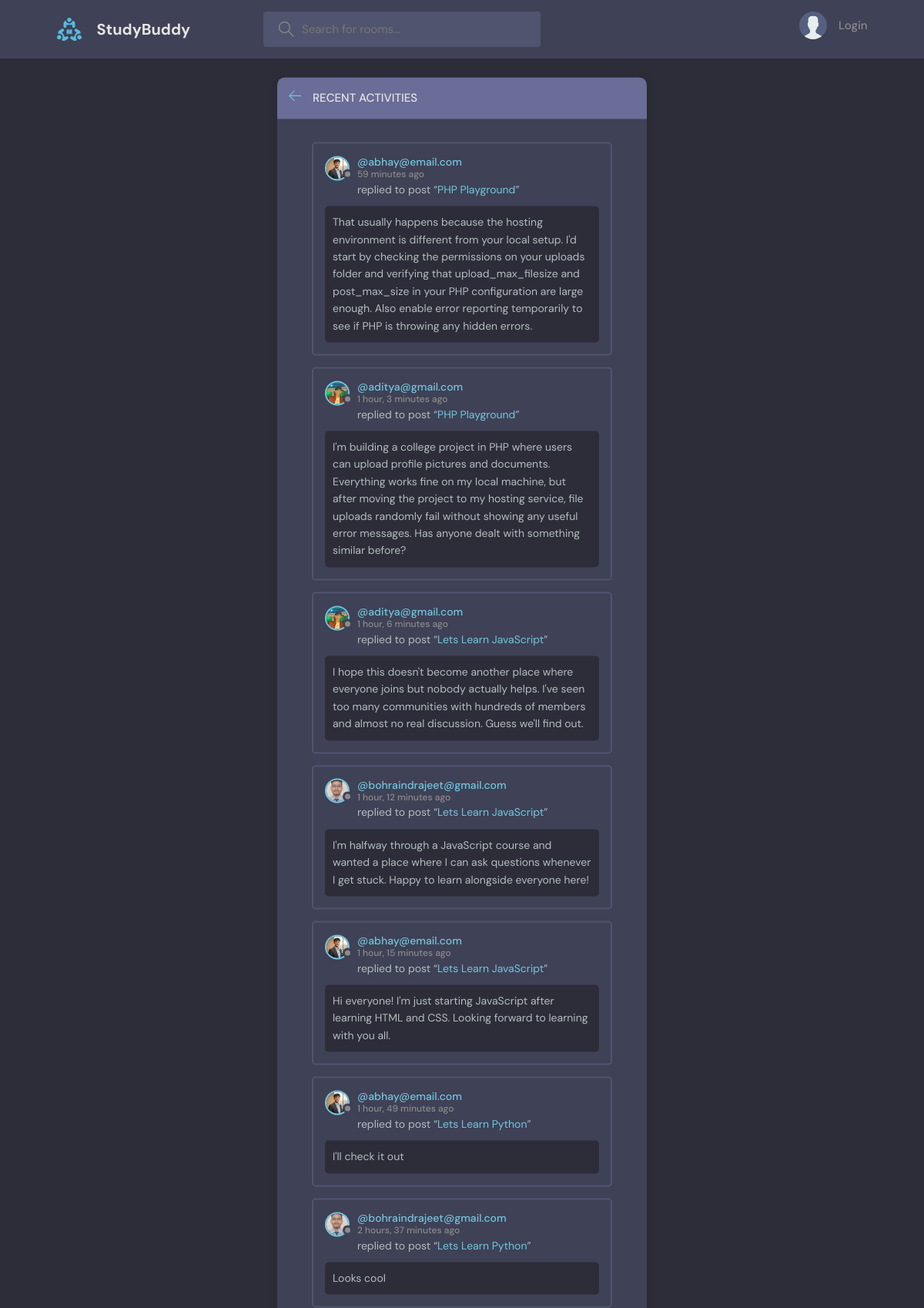
The page /activity/ on the database its author committed.
### base/models.py (models this page shows, shortened)
class Message(models.Model):
    user = models.ForeignKey(User, on_delete=models.CASCADE)
    room = models.ForeignKey(Room, on_delete=models.CASCADE)
    body = models.TextField()
    updated = models.DateTimeField(auto_now=True)
    created = models.DateTimeField(auto_now_add=True)
    class Meta:
        ordering = ['-updated', '-created']

class User(AbstractUser):
    name = models.CharField(max_length=200, null=True)
    email = models.EmailField(unique=True, null=True)
    bio = models.TextField(null=True)
    avatar = models.ImageField(null=True, default="avatar.svg")
    USERNAME_FIELD = 'email'
    REQUIRED_FIELDS = []

class Room(models.Model):
    host = models.ForeignKey(User, on_delete=models.SET_NULL, null=True)
    topic = models.ForeignKey(Topic, on_delete=models.SET_NULL, null=True)
    name = models.CharField(max_length=200)
    description = models.TextField(null=True, blank=True)
    participants = models.ManyToManyField(User, related_name='participants', blank=True)
    updated = models.DateTimeField(auto_now=True)
    created = models.DateTimeField(auto_now_add=True)
    class Meta:
        ordering = ['-updated', '-created']
    def __str__(self):
        return self.name

### base/views.py (the view)
# urls.py: path('activity/', views.activityPage, name="activity"),
def activityPage(request):
    room_messages = Message.objects.all()
    return render(request, 'base/activity.html', {'room_messages': room_messages})

### base/templates/base/activity.html (shortened to what this page needs)
{% extends 'main.html' %} {% block content %}
<main class="layout">
  <div class="container">
    <div class="layout__box">
      <div class="layout__boxHeader">
        <div class="layout__boxTitle">
          <a href="{% url 'home' %}">
            <svg
              version="1.1"
              xmlns="http://www.w3.org/2000/svg"
              width="32"
              height="32"
              viewBox="0 0 32 32"
            >
              <title>arrow-left</title>
              <path
                d="M13.723 2.286l-13.723 13.714 13.719 13.714 1.616-1.611-10.96-10.96h27.625v-2.286h-27.625l10.965-10.965-1.616-1.607z"
              ></path>
            </svg>
          </a>
          <h3>Recent Activities</h3>
        </div>
      </div>
      <div class="activities-page layout__body">
        {% for message in room_messages %}
        <div class="activities__box">
          <div class="activities__boxHeader roomListRoom__header">
            <a
              href="{% url 'user-profile' message.user.id %}"
              class="roomListRoom__author"
            >
              <div class="avatar avatar--small">
                <img src="{{message.user.avatar.url}}" />
              </div>
              <p>
                @{{message.user}}
                <span>{{message.created|timesince}} ago</span>
              </p>
            </a>
          </div>
          <div class="activities__boxContent">
            <p>
              replied to post “<a href="{% url 'room' message.room.id %}"
                >{{message.room}}</a
              >”
            </p>
            <div class="activities__boxRoomContent">{{message.body}}</div>
          </div>
        </div>
        {% endfor %}
      </div>
    </div>
  </div>
</main>
{% endblock content %}

### static/styles/style.css (style rules this page uses)
:root { --color-main: #71c6dd; --color-main-light: #e1f6fb; --color-dark: #3f4156; --color-dark-medium: #51546e; --color-dark-light: #696d97; --color-light: #e5e5e5; --color-gray: #8b8b8b; --color-light-gray: #b2bdbd; --color-bg: #2d2d39; --color-success: #5dd693; --color-error: #fc4b0b; }
* { font-family: "DM Sans", -apple-system, BlinkMacSystemFont, "Segoe UI", Roboto, Oxygen, Ubuntu, Cantarell, "Open Sans", "Helvetica Neue", sans-serif; margin: 0; padding: 0; box-sizing: border-box; text-rendering: optimizeLegibility; font-size: inherit; }
html { font-size: 56.25%; }
@media only screen and (min-width: 1200px) { html { font-size: 62.5%; } }
body { line-height: 1.6; font-weight: 400; font-size: 1.5rem; color: var(--color-light-gray); background-color: var(--color-bg); min-height: 100vh; }
img { width: 100%; }
a { display: inline-block; color: var(--color-main); text-decoration: none; }
.container { max-width: 120rem; width: 90%; margin: auto; }
.avatar { position: relative; display: inline-block; border-radius: 50%; border: 2px solid var(--color-main); }
.avatar img { display: block; border-radius: 50%; object-fit: cover; object-position: center; }
.avatar::after { content: ""; display: block; position: absolute; background-color: var(--color-gray); z-index: 111; border-radius: 50%; border: 0.3rem solid var(--color-dark); }
.avatar.avatar--small img { width: 2.8rem; height: 2.8rem; }
.avatar.avatar--small:after { width: 0.7rem; height: 0.7rem; bottom: 0px; right: -6px; }
.layout { margin-top: 2.4rem; }
.layout > .container { display: flex; justify-content: space-between; align-items: flex-start; }
.layout__box { width: 90%; max-width: 48rem; min-height: 40rem; position: absolute; top: 50%; left: 50%; transform: translate(-50%, -46%); background-color: var(--color-dark); border-radius: 1rem; box-shadow: 1px 1px 6px 3px rgba(0, 0, 0, 0.1); overflow: hidden; }
.layout__boxHeader { display: flex; padding: 1.5rem; background-color: var(--color-dark-light); }
.layout__boxTitle { display: flex; gap: 1.5rem; align-items: center; }
.layout__boxTitle h3 { text-transform: uppercase; font-weight: 500; color: var(--color-light); }
.layout__boxTitle svg { width: 1.6rem; height: 1.6rem; fill: var(--color-main); }
.layout__body { margin: 3rem; }
.roomListRoom__header { display: flex; justify-content: space-between; align-items: center; }
.roomListRoom__author { font-weight: 500; display: flex; align-items: center; gap: 1rem; }
.activities__box { margin: 1.5rem; padding: 1.5rem; border: 2px solid var(--color-dark-medium); border-radius: 5px; }
.activities__boxHeader p { font-size: 1.4rem; line-height: 1.3; }
.activities__boxHeader p span { color: var(--color-gray); font-size: 1.2rem; display: block; }
.activities__boxContent { margin-left: 4.2rem; }
.activities__boxContent { font-size: 1.4rem; }
.activities__boxRoomContent { background: var(--color-bg); padding: 1rem; border-radius: 5px; margin-top: 1rem; margin-left: -4.2rem; }

### rows shown on the page
Message: user.avatar (picture), user "abhay@email.com", created "59 minutes", room "PHP Playground", body "That usually happens because the hosting environment is different from your local setup. I'd start by checking the permissions on your uploads folder and verifying that upload_max_filesize and post_max_size in your PHP configuration are large enough. Also enable error reporting temporarily to see if PHP is throwing any hidden errors."
Message: user.avatar (picture), user "aditya@gmail.com", created "1 hour, 3 minutes", room "PHP Playground", body "I'm building a college project in PHP where users can upload profile pictures and documents. Everything works fine on my local machine, but after moving the project to my hosting service, file uploads randomly fail without showing any useful error messages. Has anyone dealt with something similar before?"
Message: user.avatar (picture), user "aditya@gmail.com", created "1 hour, 6 minutes", room "Lets Learn JavaScript", body "I hope this doesn't become another place where everyone joins but nobody actually helps. I've seen too many communities with hundreds of members and almost no real discussion. Guess we'll find out."
Message: user.avatar (picture), user "bohraindrajeet@gmail.com", created "1 hour, 12 minutes", room "Lets Learn JavaScript", body "I'm halfway through a JavaScript course and wanted a place where I can ask questions whenever I get stuck. Happy to learn alongside everyone here!"
Message: user.avatar (picture), user "abhay@email.com", created "1 hour, 15 minutes", room "Lets Learn JavaScript", body "Hi everyone! I'm just starting JavaScript after learning HTML and CSS. Looking forward to learning with you all."
Message: user.avatar (picture), user "abhay@email.com", created "1 hour, 49 minutes", room "Lets Learn Python", body "I'll check it out"
Message: user.avatar (picture), user "bohraindrajeet@gmail.com", created "2 hours, 37 minutes", room "Lets Learn Python", body "Looks cool"
